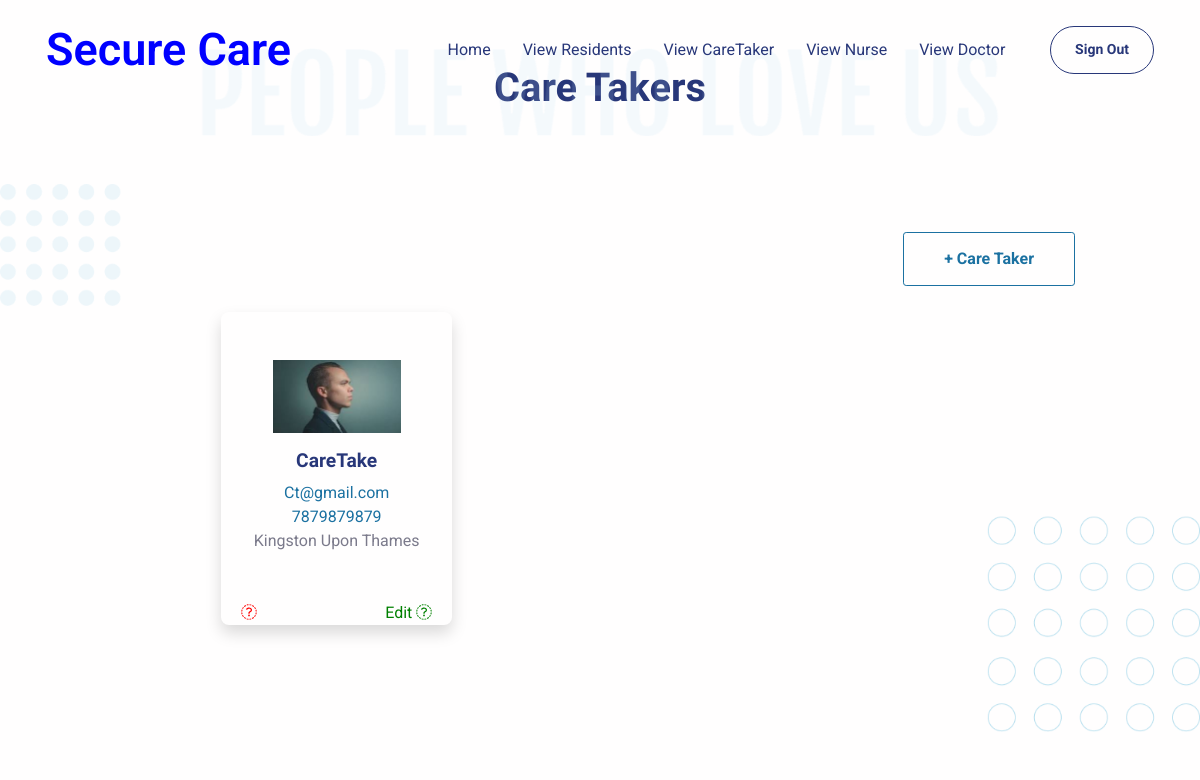
Page /viewCareTaker/ on the committed database.
### myapp/models.py (models this page shows)
class CareTaker(models.Model):
    login=models.ForeignKey(Login,on_delete=models.CASCADE,null=True)
    name=models.CharField(max_length=100)
    email=models.CharField(max_length=100)
    password=models.CharField(max_length=100,null=True)
    phone=models.CharField(max_length=100)
    address=models.CharField(max_length=100,null=True)
    image = models.FileField(upload_to="file", null= True)

### myapp/views.py (the view)
# urls.py: path('viewCareTaker/',views.viewCareTaker),
def viewCareTaker(request):
    data = CareTaker.objects.all()
    return render(request, "ADMIN/viewCareTaker.html", {'data': data})

### templates/ADMIN/viewCareTaker.html (shortened to what this page needs)
{% extends 'ADMIN/common.html' %}
{% block content %}
  {% load static %}
  <link rel="stylesheet" href="https://cdnjs.cloudflare.com/ajax/libs/font-awesome/6.0.0-beta3/css/all.min.css" />
  <section class="py-5">
    <div class="container">
      <div class="row">
        <div class="col-12 py-3">
          <div class="bg-holder bg-size" style="background-image:url({% static 'assets/img/gallery/people.png' %});background-position:top center;background-size:contain;"></div>
          <h1 class="text-center">Care Takers</h1>
        </div>
      </div>
    </div>
  </section>
  <section class="py-5">
    <div class="bg-holder bg-size" style="background-image:url({% static 'assets/img/gallery/doctors-bg.png' %});background-position:top center;background-size:contain;"></div>
    <div class="container">
      <div class="row flex-center">
        <div class="col-xl-10 px-0">
          <div class="carousel slide" id="carouselExampleDark" data-bs-ride="carousel">
            <div class="carousel-inner">
              <div class="carousel-item active" data-bs-interval="10000">
                <a href="/addCareTaker" style="float: right;font-weight: 900;"><button class="btn btn-outline-secondary">
                  + Care Taker
                </button></a>
                <div class="row h-100 m-lg-7 mx-3 mt-6 mx-md-4 my-md-7">
                  {% if data %}
                    {% for i in data %}
                      <div class="col-md-4 mb-8 mb-md-0">
                        <div class="card card-span h-100 shadow">
                          <div class="card-body d-flex flex-column flex-center py-5">
                            <img src="../static/media/{{ i.image }}" width="128" alt="{{ i.image }}" />
                            <h5 class="mt-3" style="text-transform: capitalize;">{{ i.name }}</h5>
                            <p class="mb-0 fs-l-1">{{ i.email }}</p>
                            <p class="mb-0 fs-l-1">{{ i.phone }}</p>
                            <p class="text-600 mb-0">{{ i.address }}</p>
                          </div>
                          <div>
                            <a href="/deleteCareTaker?id={{ i.login_id }}" style="margin: 20px; color: red;"><i class="fa-sharp fa-solid fa-trash"></i></a>
                            <a href="/updateCareTaker?id={{ i.id }}" style="float: right;margin: 0px 20px;  color: green;">Edit <i class="fa-sharp fa-solid fa-pencil"></i></a>
                          </div>
                        </div>
                      </div>
                    {% endfor %}
                  {% else %}
                    <div class="col-md-4 mb-8 mb-md-0">
                      <H1 style="margin: 100px;">No Datas</H1>
                    </div>
                  {% endif %}
                  <br />
                </div>
              </div>
            </div>
          </div>
        </div>
      </div>
    </div>
  </section>
{% endblock %}

### rows in the picture
CareTaker: image (picture), name "CareTake", email "Ct@gmail.com", phone "7879879879", address "Kingston Upon Thames"
